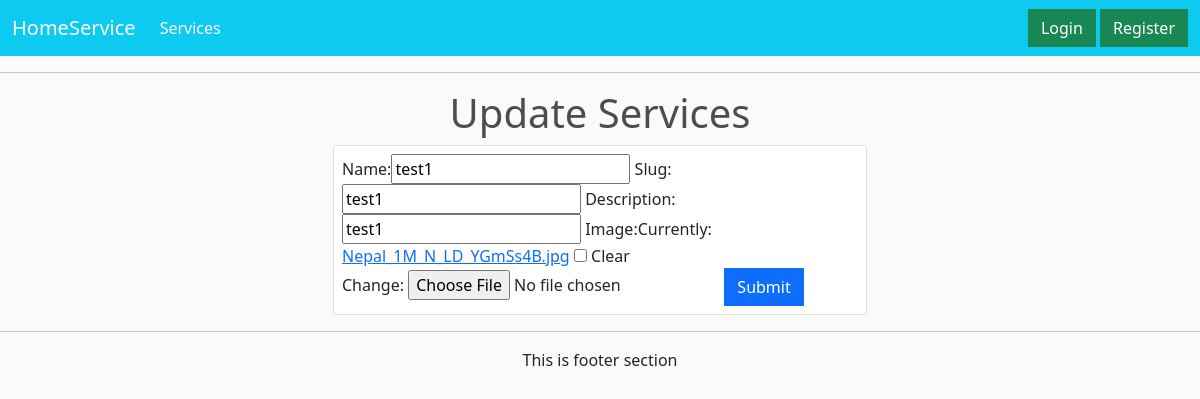
The page /updateservice/1/ on the database its author committed.
### service/models.py (models this page shows, shortened)
class Service(models.Model):
    name = models.CharField(max_length=200, null=True)
    slug = models.SlugField(max_length=255, null=True)
    description = models.CharField(max_length=2000, null=True)
    image = models.ImageField(null=True, blank=True)

### service/views.py (the view)
# urls.py: path('updateservice/<int:service_id>/', views.update_service, name="updateservice"),
def update_service(request, service_id):
    instance = Service.objects.get(id= service_id)
    if request.method == 'POST':
        form = ServiceForm(request.POST, instance=instance)
        if form.is_valid():
            form.save()
            return redirect('getservice')
    context = {
        'form': ServiceForm(instance=instance)
    }
    return render(request, 'service/updateService.html', context)

### service/forms.py
class ServiceForm(ModelForm):
    class Meta:
        model = Service
        fields = '__all__'

### service/templates/service/updateService.html (shortened to what this page needs)
{% extends 'index.html' %}
{% load bootstrap %}
{% block content %}
    <div class="container">
        <div class="row">
            <div class="col-md-6 offset-md-3">
                <h1 class="text-center">Update Services</h1>
                <div class="card py-2 px-2">
                    <form class="form" action="" method="POST">
                        {{ form | bootstrap_horizontal }}
                        <button type="submit" class="btn btn-primary">Submit</button>
                    </form>
                </div>
            </div>
        </div>
    </div>
{% endblock content %}

### static/css/style.css (style rules this page uses)
body { background-color: hsl(0, 0%, 98%); }
h1,h2,h3,h4,h5,h6 { color:hsl(0, 0%, 30%); }
.btn { border-radius: 0; }

### rows shown on the page
Service: name "test1", slug "test1", description "test1"
